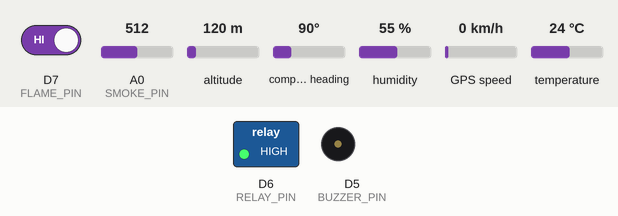
Recording of a sketch running on a simulated ESP8266 (NodeMCU). Shown: switched loads named in the sketch (green lamp = pin HIGH), buzzer (waves = sounding, pin HIGH). The test bench sets the inputs (shaded band); at power-on: D7 (FLAME_PIN) HIGH, temperature 24 °C, A0 (SMOKE_PIN) = 512, altitude 120 m, compass heading 90°, humidity 55 %, GPS speed 0 km/h. WiFi joins after 1.5 s; servers stay silent unless stated; the GPS gets a fix after 3 s at 37.7749, -122.4194 with 8 satellites; no MQTT or app messages arrive unless stated; the modem accepts every AT command (registered, SIM ready, sends succeed) and sends nothing else; what the sketch prints to the serial monitor is not drawn.

Above: at 5.7 s.
5.8 s: D7 (FLAME_PIN) driven LOW
At 6.3 s:
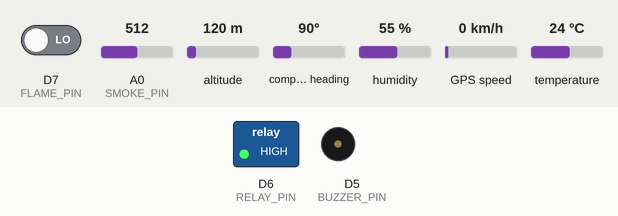
9.1 s: temperature set to 26 °C
13.7 s: temperature set to 29 °C
At 19.9 s:
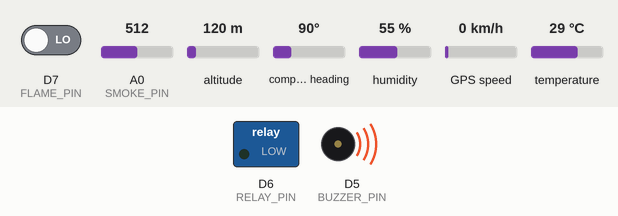
27.0 s: temperature set to 12 °C
At 36.8 s:
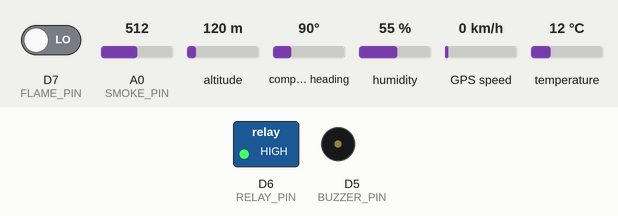
Timing chart, 0 to 37.3 s (numbered marks = the images above; inputs shaded):
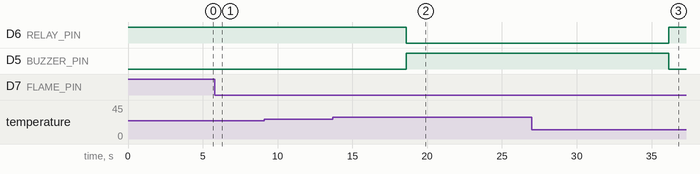

The sketch:

esp32_firmware.ino
```cpp
#include <ESP8266WiFi.h>
#include <WiFiClientSecure.h>
#include <PubSubClient.h>
#include <DHT.h>
#include <TinyGPS++.h>
#include <SoftwareSerial.h>
#include <ArduinoJson.h>

// ================== WIFI & MQTT ==================
const char* ssid = "Airtel_4G_SMARTCONNECT_8209";
const char* password = "7A92A762";

const char* MQTT_HOST = "069d5c04bf7347f8b2239ffe32a64225.s1.eu.hivemq.cloud";
const int MQTT_PORT = 8883;
const char* MQTT_USER = "sfdaass_device";
const char* MQTT_PASS = "Sfdaass@2026";

const char* DEVICE_CODE = "ESP8266-001";

// ================== GPS ==================
TinyGPSPlus gps;
SoftwareSerial gpsSerial(D2, D1);

//GSM...............

SoftwareSerial gsmSerial(D3, D8 );//RX TX
const char* PHONE_NUMBER ="+265981597512";
bool smsSent=false;


// ================== PINS ==================
#define SMOKE_PIN A0

#define DHT_PIN   D4
#define BUZZER_PIN D5
#define FLAME_PIN D7
#define RELAY_PIN D6
#define DHTTYPE DHT11

DHT dht(DHT_PIN, DHTTYPE);

WiFiClientSecure espClient;
PubSubClient client(espClient);

// ================== VARIABLES ==================
int smokeValue;
float temperature;
float humidity;
int flameState;

bool manualOverride = false;
bool pumpState = false;

// Thresholds
int smokeThreshold = 60;
float tempThreshold = 27.0;

// 🔴 Adjust if needed
#define FLAME_TRIGGER_STATE HIGH

// ================== FIRE CONTROL ==================
int confirmCount = 0;
bool confirmedFire = false;

bool suppressionActive = false;
unsigned long suppressionStart = 0;
const int SUPPRESSION_TIME = 10000; // 10 seconds

// ================== WIFI ==================
void setupWiFi() {
  WiFi.begin(ssid, password);
  Serial.print("Connecting WiFi");

  while (WiFi.status() != WL_CONNECTED) {
    delay(500);
    Serial.print(".");
  }

  Serial.println("\nWiFi Connected!");
}

// ================== MQTT CALLBACK ==================
void callback(char* topic, byte* payload, unsigned int length) {
  String message;

  for (unsigned int i = 0; i < length; i++) message += (char)payload[i];

  Serial.print("MQTT Message [");
  Serial.print(topic);
  Serial.print("]: ");
  Serial.println(message);

  // ── Remote config pushed from dashboard ──────────────────────────
  if (strstr(topic, "config")) {
    StaticJsonDocument<256> doc;
    DeserializationError err = deserializeJson(doc, message);
    if (!err) {
      if (doc.containsKey("smoke_warning")) {
        smokeThreshold = doc["smoke_warning"].as<int>();
        Serial.print("Config: smokeThreshold = "); Serial.println(smokeThreshold);
      }
      if (doc.containsKey("temp_warning")) {
        tempThreshold = doc["temp_warning"].as<float>();
        Serial.print("Config: tempThreshold  = "); Serial.println(tempThreshold);
      }
      Serial.println("✅ Remote config applied");
    } else {
      Serial.println("⚠ Config JSON parse failed");
    }
    return; // handled
  }

  // ── Sprinkler control ─────────────────────────────────────────────
  if (strstr(topic, "sprinkler")) {
    StaticJsonDocument<256> doc;
    DeserializationError error = deserializeJson(doc, message);

    if (!error) {
      if (doc.containsKey("activate")) {
        bool activate = doc["activate"];
        manualOverride = true;
        if (activate) {
          Serial.println("JSON MANUAL ON");
          pumpState = true;
          digitalWrite(RELAY_PIN, LOW); // Active LOW relay ON
          digitalWrite(BUZZER_PIN, HIGH);
        } else {
          Serial.println("JSON MANUAL OFF");
          pumpState = false;
          digitalWrite(RELAY_PIN, HIGH); // Active LOW relay OFF
          digitalWrite(BUZZER_PIN, LOW);
          manualOverride = false;
        }
      }
    } else {
      manualOverride = true;
      if (message == "ON") {
        Serial.println("ON");
        pumpState = true;
        digitalWrite(RELAY_PIN, LOW); // Active LOW relay ON
        digitalWrite(BUZZER_PIN, HIGH);
      }
      else if (message == "OFF") {
        Serial.println("OFF");
        pumpState = false;
        digitalWrite(RELAY_PIN, HIGH); // Active LOW relay OFF
        digitalWrite(BUZZER_PIN, LOW);
        Serial.println("MANUAL OFF");
      }
      else if (message == "AUTO") {
        manualOverride = false;
        Serial.println("AUTO MODE");
      }
    }
  }
}

// ================== MQTT RECONNECT ==================
void reconnect() {
  while(!client.connected()) {

    Serial.print("Connecting MQTT...");

    if (client.connect(DEVICE_CODE, MQTT_USER, MQTT_PASS)) {
      Serial.println("Connected!");

      String sub = "sfdaass/sprinkler/" + String(DEVICE_CODE);
      client.subscribe(sub.c_str());

      // Subscribe to remote config topic so dashboard can push threshold changes
      String cfgTopic = "sfdaass/config/" + String(DEVICE_CODE);
      client.subscribe(cfgTopic.c_str());

      // FIX: publish JSON so handleStatus() can parse it correctly
      String statusTopic = "sfdaass/status/" + String(DEVICE_CODE);
      String statusPayload = "{\"status\":\"online\",\"device\":\"" + String(DEVICE_CODE) + "\"}";
      client.publish(statusTopic.c_str(), statusPayload.c_str());
      }
    else {
      Serial.print("Failed rc=");
      Serial.println(client.state());
      delay(3000);
      }
   }

}


//...............SEND SMS..........
void sendSMS(String message){
  gsmSerial.println("AT+CMGF=1");
  delay(1000);

  gsmSerial.print("AT+CMGS=\"");
  gsmSerial.print(PHONE_NUMBER);
  gsmSerial.println("\"");
  delay(1000);

  gsmSerial.print(message);
  delay(500);

  gsmSerial.write(26); // CTRL+Z
  delay(3000);

  Serial.println("SMS SENT!");
}
// ================== SETUP ==================
void setup() {
  Serial.begin(115200);
  gpsSerial.begin(9600);

  pinMode(RELAY_PIN, OUTPUT);
  digitalWrite(RELAY_PIN, HIGH); // Active LOW relay OFF

  pinMode(BUZZER_PIN, OUTPUT);
  pinMode(FLAME_PIN, INPUT_PULLUP);

  digitalWrite(BUZZER_PIN, LOW);

  dht.begin();
  setupWiFi();

  espClient.setInsecure();

  client.setServer(MQTT_HOST, MQTT_PORT);
  client.setCallback(callback);

  //GSM INIT
  Serial.println("Initializing GSM...");
  delay(2000);
  gsmSerial.println("AT");
  delay(1000);
  gsmSerial.println("AT+CMGF=1");

  Serial.println("System Ready...");
}

// ================== LOOP ==================
void loop() {
  if (!client.connected()) reconnect();
  client.loop();

  // Read GPS
  while (gpsSerial.available()) {
    gps.encode(gpsSerial.read());
  }
  if (confirmedFire) {
        static unsigned long lastAlert = 0;
        // Send alert every 5 seconds, not every loop (to avoid spam)
        if (millis() - lastAlert > 5000) {
            lastAlert = millis();
            // FIX: This duplicate alert publish is removed — the main loop already publishes to sfdaass/alert/<device>
        }
    }

  static unsigned long lastPublish = 0;

  if (millis() - lastPublish > 1000) { // THIS IS A 1 minutes
    lastPublish = millis();


    // Read sensors
    smokeValue = analogRead(SMOKE_PIN);
    temperature = dht.readTemperature();
    humidity = dht.readHumidity();
    flameState = digitalRead(FLAME_PIN);

    if (isnan(temperature) || isnan(humidity)) return;

    // ================== FIRE LOGIC ==================


    bool smokeAlert = (smokeValue > smokeThreshold);
    bool flameDetected = (flameState == FLAME_TRIGGER_STATE);
    bool tempAlert=(temperature > tempThreshold);

    bool rawFire =(
       (smokeAlert && flameDetected) ||
       (smokeAlert && tempAlert) ||
       (tempAlert && flameDetected)
    );

    // CONFIRM FIRE

    if (rawFire) {
      confirmCount++;
    } else {
      confirmCount = 0;
    }

    confirmedFire = (confirmCount >= 3);

    // ================== SUPPRESSION ==================
    if (confirmedFire && !manualOverride && !pumpState) {
      Serial.println("ON");
      pumpState = true;
      suppressionActive = true;
      suppressionStart = millis();
      digitalWrite(RELAY_PIN, LOW); // Active LOW relay ON

      Serial.println("there is fire .there is fire");

      digitalWrite(BUZZER_PIN, HIGH);

      client.publish("sfdaass/suppression/status", "ON");


       // 🔥 SEND SMS
      if (!smsSent) {
        String smsMessage = "🔥 FIRE ALERT!\nDevice: " + String(DEVICE_CODE);

        if (gps.location.isValid()) {
          smsMessage += "\nLat: " + String(gps.location.lat(), 6);
          smsMessage += "\nLon: " + String(gps.location.lng(), 6);
          smsMessage += "\nhttps://maps.google.com/?q=";
          smsMessage += String(gps.location.lat(), 6);
          smsMessage += ",";
          smsMessage += String(gps.location.lng(), 6);
        }

        sendSMS(smsMessage);
        smsSent = true;
      }
    }

    // KEEP RUNNING or extend if the fire is still active
    if (suppressionActive) {
      if(confirmedFire){
        suppressionStart = millis();//extend
      }

      if (millis() - suppressionStart > SUPPRESSION_TIME) {
        suppressionActive = false;
        pumpState = false;

        digitalWrite(RELAY_PIN, HIGH); // Active LOW relay OFF
        digitalWrite(BUZZER_PIN, LOW);

        client.publish("sfdaass/suppression/status", "OFF");
      }
    }

    // SAFE OFF
    if (!confirmedFire && !manualOverride && !suppressionActive) {
      digitalWrite(RELAY_PIN, HIGH); // Active LOW relay OFF
      digitalWrite(BUZZER_PIN, LOW);
      pumpState = false;
    }

    // ================== GPS ==================
    double lat = gps.location.isValid() ? gps.location.lat() : 0.0;
    double lon = gps.location.isValid() ? gps.location.lng() : 0.0;

    // ================== JSON ==================
    char payload[512];

    snprintf(payload, sizeof(payload),
      "{\"device\":\"%s\",\"smoke\":%d,\"temp\":%.2f,\"humidity\":%.2f,\"flame\":%s,\"fire\":%s,\"lat\":%.6f,\"lon\":%.6f}",
      DEVICE_CODE,
      smokeValue,
      temperature,
      humidity,
      flameDetected ? "true" : "false",
      confirmedFire ? "true" : "false",
      lat,
      lon
    );

    String topic = "sfdaass/sensors/" + String(DEVICE_CODE);
    if(client.publish(topic.c_str(), payload)){
      Serial.println("sent to broker");

    } else{
      Serial.println("fail to send");
    }


    // FIRE ALERT — FIX: publish JSON so handleSensorData() can parse it
    if (confirmedFire) {
      char alertPayload[256];
      snprintf(alertPayload, sizeof(alertPayload),
        "{\"smoke\":%d,\"temp\":%.2f,\"humidity\":%.2f,\"flame\":true,\"fire\":true,\"lat\":%.6f,\"lon\":%.6f}",
        smokeValue, temperature, humidity, lat, lon
      );
      String alert = "sfdaass/alert/" + String(DEVICE_CODE);
      client.publish(alert.c_str(), alertPayload);
    }

    // ================== DEBUG ==================
    Serial.println("------ SYSTEM DEBUG ------");
    Serial.print("Smoke: "); Serial.println(smokeValue);
    Serial.print("Temp: "); Serial.println(temperature);
    Serial.print("Flame: "); Serial.println(flameDetected);
    Serial.print("Confirmed Fire: "); Serial.println(confirmedFire);
    Serial.print("Suppression: "); Serial.println(suppressionActive);
    Serial.println("--------------------------");

    Serial.println(payload);
  }
}
```

Measured:
- the behaviour switches between 27 and 28 °C on temperature (found by bisection; images 1 and 2)
- after the input at 5.8 s, D6 (RELAY_PIN): stays HIGH (without the input it goes to LOW after 0.77 s); D5 (BUZZER_PIN): stays LOW (without the input it goes to HIGH after 0.77 s)
- after the input at 9.1 s, every drawn part: stays the same
- after the input at 13.7 s, D6 (RELAY_PIN): HIGH → LOW after 4.9 s; D5 (BUZZER_PIN): LOW → HIGH after 4.9 s
- after the input at 27.0 s, D6 (RELAY_PIN): LOW → HIGH after 9.2 s; D5 (BUZZER_PIN): HIGH → LOW after 9.2 s
